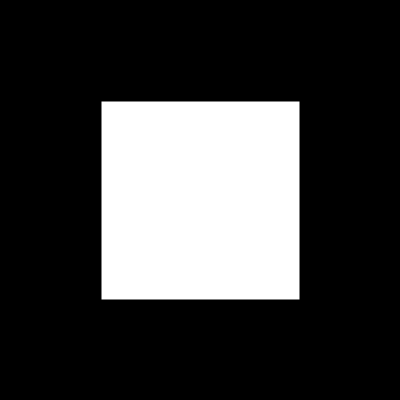
Frame 1 (no input)
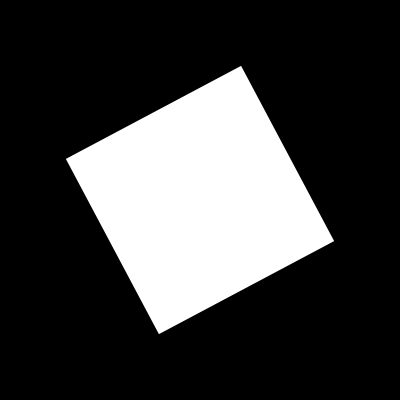
Frame 60 (the mouse pressed at the canvas centre just before this capture)
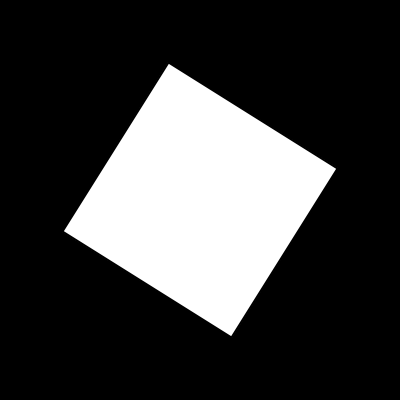
Frame 120 (the mouse held since frame 60 and released just before this capture)

The Processing sketch that drew these frames (run headless with seeded random() and noise(); from frame 60 on, the mouse is pressed at the canvas centre):

// Processing sketch: sketch_13_rotate_y_translate
// ── sketch_13_rotate_y_translate.pde
//translate();
//rotate();
//radians();
//pushMatrix();
//popMatrix();

//los angulos NO se manejan en grados (0°, 45°) ---> tadianes (0, 2 * PI)
//0 = 0
//45° = PI / 4
//90° = PI / 2
//180° = PI (3,14...)
//360° = PI * 2

int vel, acc;

void setup() {
  size(400, 400);
  strokeWeight(2);
  rectMode(CENTER);

  vel = 0; //velocidad actual
  acc = 2; //aceleracion (se suma a velocidad)
}

void draw() {
  background(0);

  //a partir de aca se modifica la matriz (espacio de processing)
  pushMatrix();

  translate(width/2, height/2);

  rotate(radians(-vel));

  rect(0, 0, 200, 200);

  vel += acc;

  //resetea y vuelve a 0
  popMatrix();

  //noLoop(); //frena el ciclo draw
}
